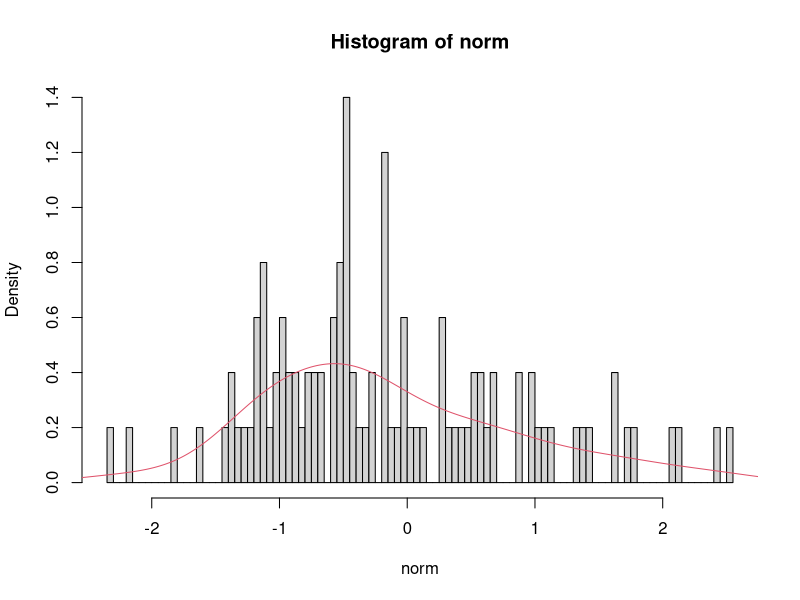
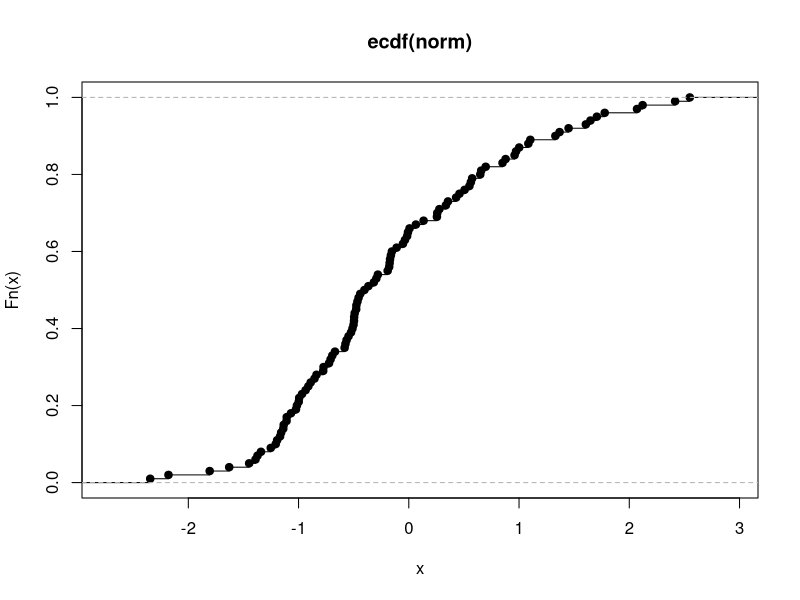
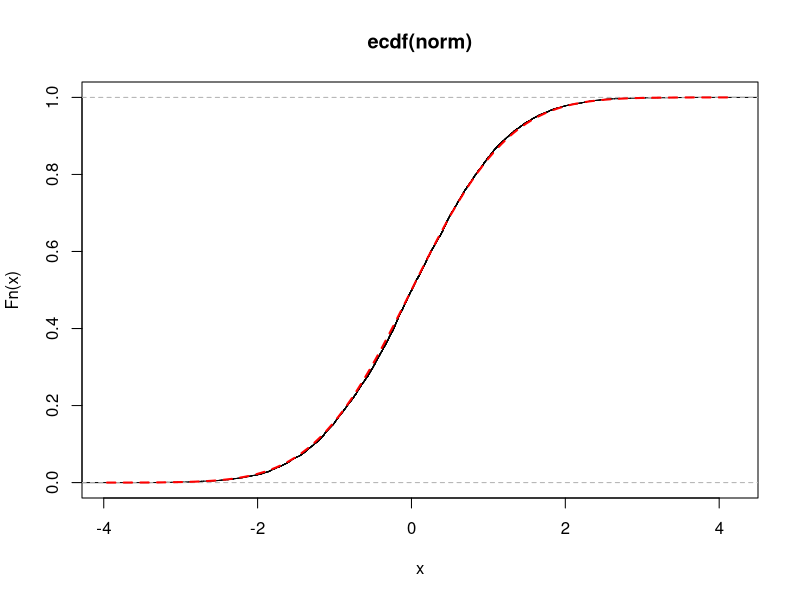
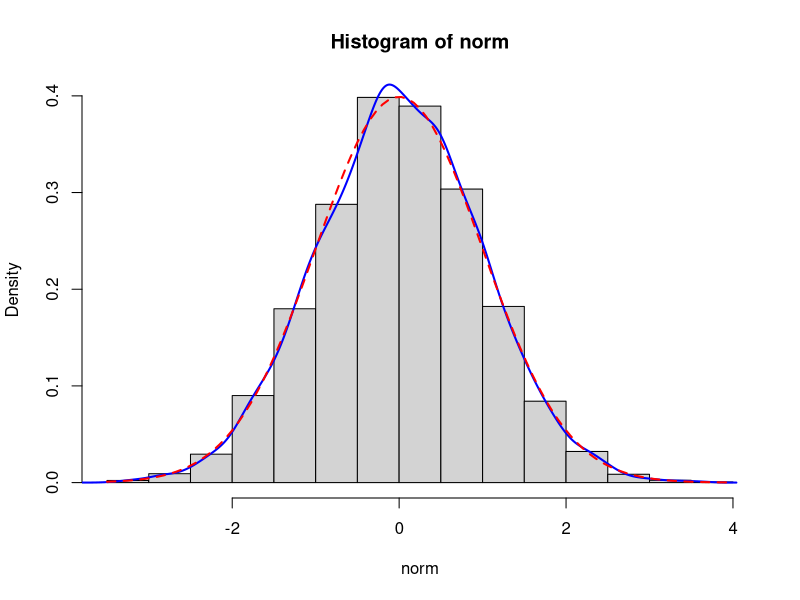
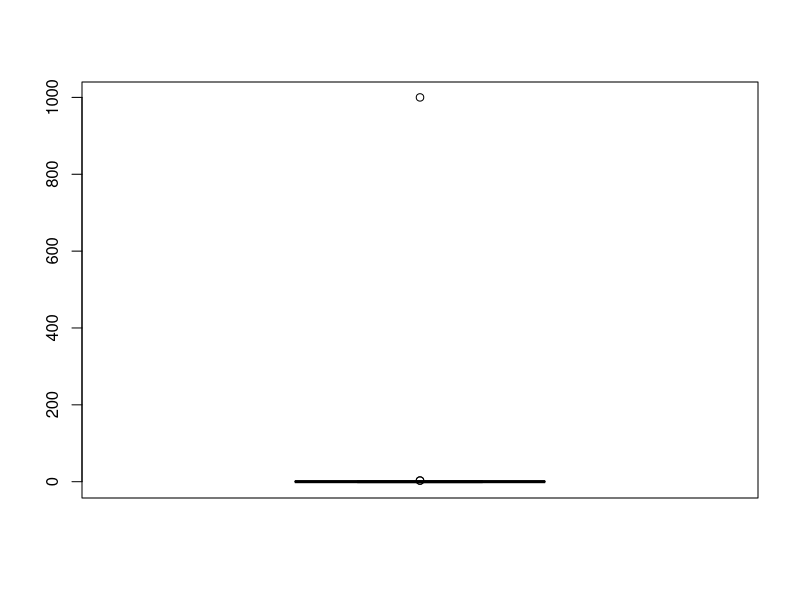
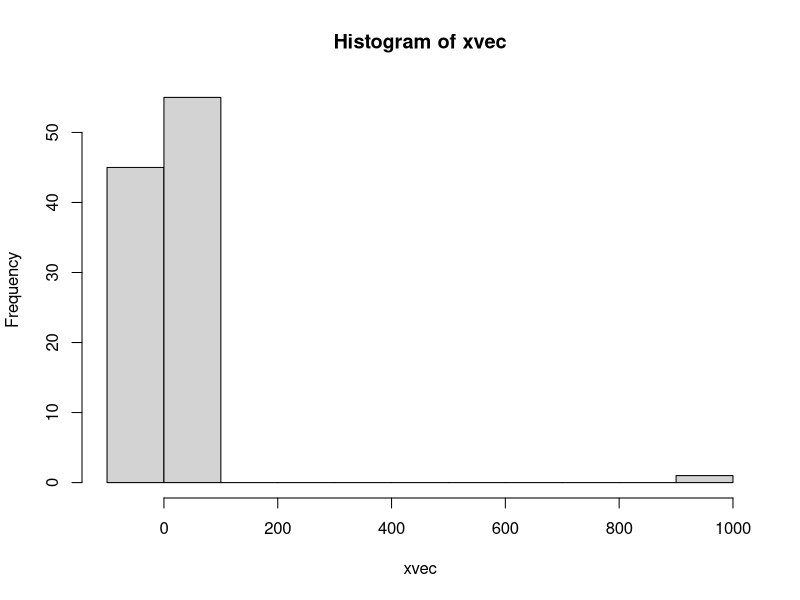

Write R code to recreate these figures, in order.
# Verteilungsfunktion in R zeichnen.
# 1. Beispiel sind zufällig erzeugte Zahlen die Standard normalverteilt sind
set.seed(1234)
norm <- rnorm(100)

ecdf_norm <- ecdf(norm)

hist(norm,freq=FALSE, breaks = 100)
lines(density(norm), col = 2)
plot(ecdf_norm)

#  Wiederholung mit mehr Beobachtungen
set.seed(1234)
norm <- rnorm(10000)
head(norm)
ecdf_norm <- ecdf(norm)

plot(ecdf_norm)
curve(pnorm(x), add = T , col = "red" , lwd = 2 , lty = 2) #  pnorm ist - Wahrscheinlichkeit 

# nun erzeugen wir das Histogram und die Dichte

hist(norm, freq = FALSE, breaks = 20)
lines(density(norm) , col = "blue" , lwd = 2)
curve(dnorm(x), add = T , col = "red" , lwd = 2 , lty = 2) # dnorm für Dichte
  
# EXKURS --- wie behandle ich fehlende Werte
# Fehlende Werte in R

xvec <- c(rt(100,df = 20),NA,1000)
print(xvec)

mean(xvec)
min(xvec)
median(xvec)

# wie also mit felenden Werten umgehen???
# ich kann den NA Wert ausschließen

mean(xvec, na.rm = TRUE)
min(xvec, na.rm = TRUE)
median(xvec, na.rm = TRUE)

boxplot(xvec)
hist(xvec)
# der Mittelwert ist sehr viel größer als der Median
# berechen Mittelwert ohne Ausreißer

mean(xvec, na.rm = T, trim = 0.01)

yvec <- c(rt(100,df = 20),NA,1000,"Haus")
yvec_num <- as.numeric(yvec)
print(yvec_num)

